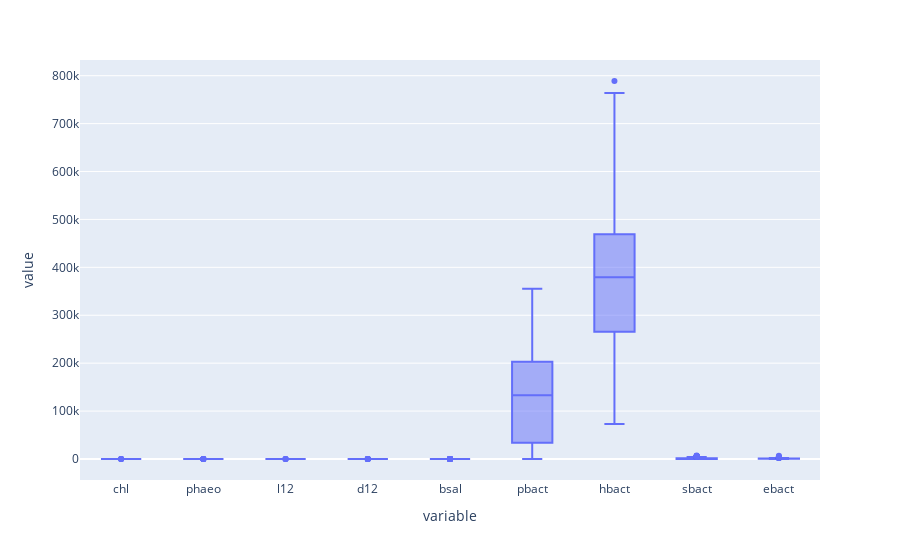

Notebook cell for this chart:
### Markdown cell above
## Final plot

---

### Code cell
raw_data.groupby(["time", "lat", "lon", "depth"]).mean().plot.box()

### Figure 1 — Plotly figure (JSON) as saved in the notebook; plotly's stock layout.template omitted (floating-point values rounded to 4 significant figures; data arrays with more than 128 entries replaced by an {"elided": "..."} marker saying what was removed)
{"data": [{"alignmentgroup": "True", "hovertemplate": "variable=%{x}<br>value=%{y}<extra></extra>", "legendgroup": "", "marker": {"color": "#636efa"}, "name": "", "notched": false, "offsetgroup": "", "orientation": "v", "showlegend": false, "type": "box", "x": {"elided": "11160 str values"}, "x0": " ", "xaxis": "x", "y": {"elided": "11160 float values"}, "y0": " ", "yaxis": "y"}], "layout": {"boxmode": "group", "legend": {"tracegroupgap": 0}, "margin": {"t": 60}, "xaxis": {"anchor": "y", "domain": [0, 1], "title": {"text": "variable"}}, "yaxis": {"anchor": "x", "domain": [0, 1], "title": {"text": "value"}}}}
